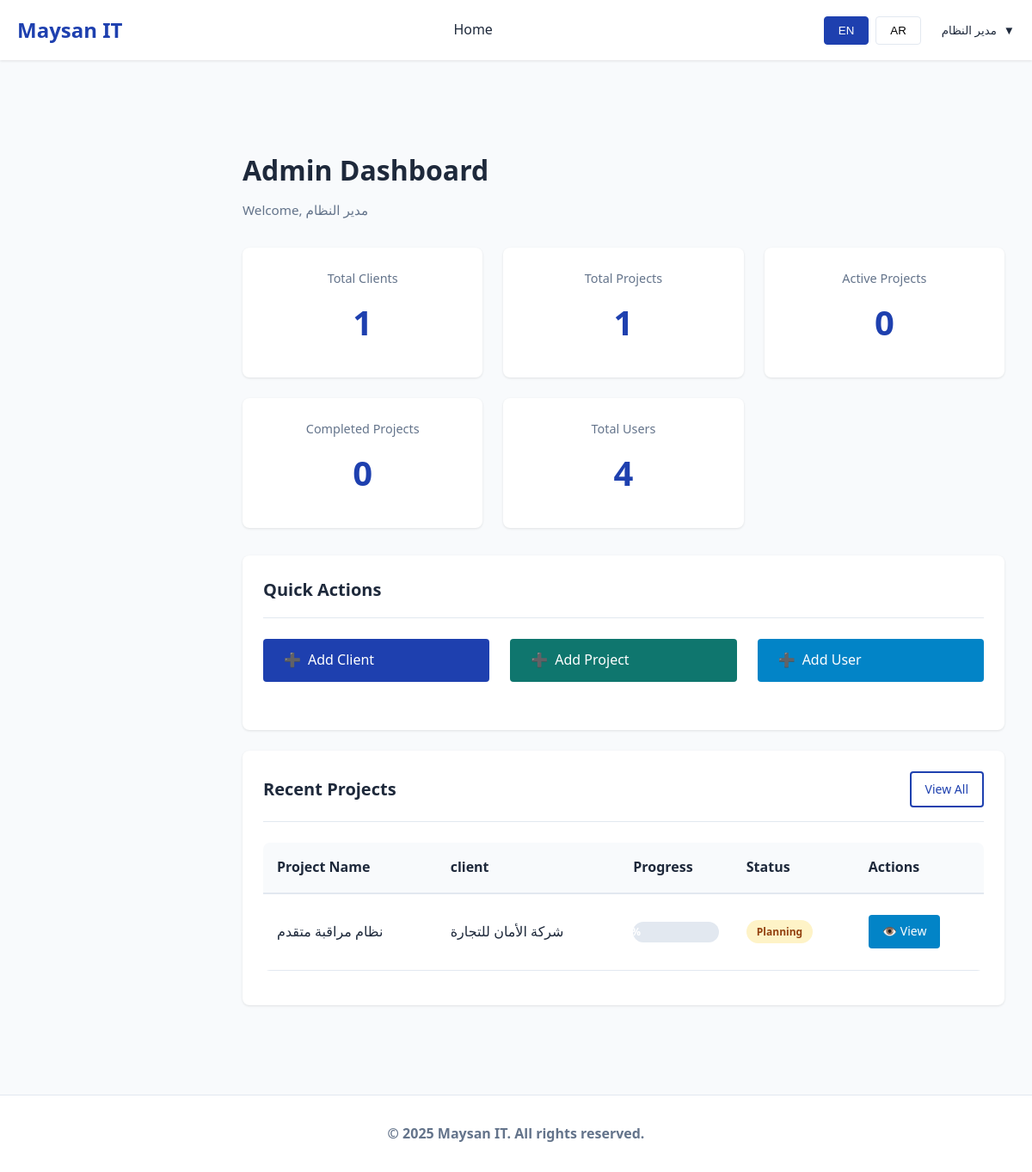
Screenshot of /pages/admin/dashboard.php (signed in) with the database file from the repository.
### tables this page shows
CREATE TABLE IF NOT EXISTS `users` (
    `id` INT PRIMARY KEY AUTO_INCREMENT,
    `username` VARCHAR(100) UNIQUE NOT NULL,
    `email` VARCHAR(100) UNIQUE NOT NULL,
    `password` VARCHAR(255) NOT NULL,
    `full_name` VARCHAR(150) NOT NULL,
    `phone` VARCHAR(20),
    `role` ENUM('admin', 'client', 'technician', 'sales') NOT NULL,
    `status` ENUM('active', 'inactive') DEFAULT 'active',
    `created_at` TIMESTAMP DEFAULT CURRENT_TIMESTAMP,
    `updated_at` TIMESTAMP DEFAULT CURRENT_TIMESTAMP ON UPDATE CURRENT_TIMESTAMP,
    INDEX `idx_role` (`role`),
    INDEX `idx_status` (`status`),
    INDEX `idx_username` (`username`)
);

CREATE TABLE IF NOT EXISTS `projects` (
    `id` INT PRIMARY KEY AUTO_INCREMENT,
    `client_id` INT NOT NULL,
    `project_name` VARCHAR(200) NOT NULL,
    `description` TEXT,
    `project_type` VARCHAR(100),
    `location` VARCHAR(200),
    `start_date` DATE,
    `end_date` DATE,
    `budget` DECIMAL(12, 2),
    `progress_percentage` INT DEFAULT 0,
    `status` ENUM('planning', 'in_progress', 'on_hold', 'completed', 'cancelled') DEFAULT 'planning',
    `assigned_technician_id` INT,
    `assigned_sales_id` INT,
    `created_at` TIMESTAMP DEFAULT CURRENT_TIMESTAMP,
    `updated_at` TIMESTAMP DEFAULT CURRENT_TIMESTAMP ON UPDATE CURRENT_TIMESTAMP,
    FOREIGN KEY (`client_id`) REFERENCES `clients`(`id`) ON DELETE CASCADE,
    FOREIGN KEY (`assigned_technician_id`) REFERENCES `users`(`id`) ON DELETE SET NULL,
    FOREIGN KEY (`assigned_sales_id`) REFERENCES `users`(`id`) ON DELETE SET NULL,
    INDEX `idx_client_id` (`client_id`),
    INDEX `idx_status` (`status`),
    INDEX `idx_progress` (`progress_percentage`),
    INDEX `idx_technician_id` (`assigned_technician_id`),
    INDEX `idx_sales_id` (`assigned_sales_id`)
);

CREATE TABLE IF NOT EXISTS `clients` (
    `id` INT PRIMARY KEY AUTO_INCREMENT,
    `user_id` INT NOT NULL,
    `company_name` VARCHAR(200) NOT NULL,
    `contact_person` VARCHAR(150),
    `phone` VARCHAR(20),
    `email` VARCHAR(100),
    `address` TEXT,
    `city` VARCHAR(100),
    `country` VARCHAR(100),
    `notes` TEXT,
    `status` ENUM('active', 'inactive') DEFAULT 'active',
    `created_at` TIMESTAMP DEFAULT CURRENT_TIMESTAMP,
    `updated_at` TIMESTAMP DEFAULT CURRENT_TIMESTAMP ON UPDATE CURRENT_TIMESTAMP,
    FOREIGN KEY (`user_id`) REFERENCES `users`(`id`) ON DELETE CASCADE,
    INDEX `idx_status` (`status`),
    INDEX `idx_user_id` (`user_id`),
    INDEX `idx_company_name` (`company_name`)
);

### includes/language.php (called while the page is built, shortened)
<?php
function t($key) {
    global $translations;
    $lang = $_SESSION['language'] ?? 'en';
    return $translations[$lang][$key] ?? $key;
}
function getCurrentLanguage() {
    return $_SESSION['language'] ?? 'en';
}
function getLanguageDirection() {
    return getCurrentLanguage() === 'ar' ? 'rtl' : 'ltr';
}
function getLanguageClass() {
    return getCurrentLanguage() === 'ar' ? 'ar' : 'en';
}
?>

### includes/auth.php (called while the page is built, shortened)
<?php
require_once __DIR__ . '/../config/database.php';
function isLoggedIn() {
    return isset($_SESSION['user_id']) && !empty($_SESSION['user_id']);
}
function getCurrentUser() {
    global $conn;
    $stmt = $conn->prepare("SELECT * FROM users WHERE id = ?");
    $stmt->bind_param("i", $_SESSION['user_id']);
    $stmt->execute();
    $result = $stmt->get_result();
    return $result->fetch_assoc() ?: null;
}
?>

### includes/functions.php (called while the page is built, shortened)
<?php
require_once __DIR__ . '/../config/database.php';
function getAllProjects() {
    global $conn;
    $sql = "SELECT p.*, c.company_name FROM projects p
            LEFT JOIN clients c ON p.client_id = c.id
            ORDER BY p.created_at DESC";
    $result = $conn->query($sql);
    return $result->fetch_all(MYSQLI_ASSOC);
}
function getDashboardStats() {
    global $conn;
    $stats = [];
    $result = $conn->query("SELECT COUNT(*) as count FROM clients WHERE status = 'active'");
    $stats['total_clients'] = $result->fetch_assoc()['count'];
    $result = $conn->query("SELECT COUNT(*) as count FROM projects");
    $stats['total_projects'] = $result->fetch_assoc()['count'];
    $result = $conn->query("SELECT COUNT(*) as count FROM projects WHERE status = 'in_progress'");
    $stats['active_projects'] = $result->fetch_assoc()['count'];
    $result = $conn->query("SELECT COUNT(*) as count FROM projects WHERE status = 'completed'");
    $stats['completed_projects'] = $result->fetch_assoc()['count'];
    $result = $conn->query("SELECT COUNT(*) as count FROM users WHERE status = 'active'");
    $stats['total_users'] = $result->fetch_assoc()['count'];
    $result = $conn->query("SELECT COUNT(*) as count FROM leads WHERE status != 'lost'");
    $stats['total_leads'] = $result->fetch_assoc()['count'];
    return $stats;
}
?>

### pages/admin/dashboard.php (the view, shortened to what this page needs)
<?php
require_once __DIR__ . '/../../config/database.php';
require_once __DIR__ . '/../../includes/auth.php';
require_once __DIR__ . '/../../includes/language.php';
require_once __DIR__ . '/../../includes/functions.php';
$stats = getDashboardStats();
include __DIR__ . '/../../includes/header.php';
?>
<div class="page-header">
    <h1 class="page-title"><?php echo t('admin_dashboard'); ?></h1>
    <p class="page-subtitle"><?php echo t('welcome'); ?>, <?php echo htmlspecialchars($current_user['full_name']); ?></p>
</div>
<div class="dashboard-grid">
    <div class="stat-card">
        <div class="stat-card-label"><?php echo t('total_clients'); ?></div>
        <div class="stat-card-value"><?php echo $stats['total_clients']; ?></div>
    </div>
    <div class="stat-card">
        <div class="stat-card-label"><?php echo t('total_projects'); ?></div>
        <div class="stat-card-value"><?php echo $stats['total_projects']; ?></div>
    </div>
    <div class="stat-card">
        <div class="stat-card-label"><?php echo t('active_projects'); ?></div>
        <div class="stat-card-value"><?php echo $stats['active_projects']; ?></div>
    </div>
    <div class="stat-card">
        <div class="stat-card-label"><?php echo t('completed_projects'); ?></div>
        <div class="stat-card-value"><?php echo $stats['completed_projects']; ?></div>
    </div>
    <div class="stat-card">
        <div class="stat-card-label"><?php echo t('total_users'); ?></div>
        <div class="stat-card-value"><?php echo $stats['total_users']; ?></div>
    </div>
</div>
<div class="card">
    <div class="card-header">
        <h2 class="card-title"><?php echo t('quick_actions'); ?></h2>
    </div>
    <div class="card-body">
        <div class="dashboard-grid">
            <a href="/maysan/pages/admin/clients.php" class="btn btn-primary">
                <span>➕</span> <?php echo t('add_client'); ?>
            </a>
            <a href="/maysan/pages/admin/projects.php" class="btn btn-secondary">
                <span>➕</span> <?php echo t('add_project'); ?>
            </a>
            <a href="/maysan/pages/admin/users.php" class="btn btn-info">
                <span>➕</span> <?php echo t('add_user'); ?>
            </a>
        </div>
    </div>
</div>
<div class="card">
    <div class="card-header">
        <h2 class="card-title"><?php echo t('recent_projects'); ?></h2>
        <a href="/maysan/pages/admin/projects.php" class="btn btn-outline btn-sm"><?php echo t('view_all'); ?></a>
    </div>
    <div class="card-body">
        <?php
        $projects = getAllProjects();
        if (count($projects) > 0):
            $projects = array_slice($projects, 0, 5);
        ?>
        <table class="table">
            <thead>
                <tr>
                    <th><?php echo t('project_name'); ?></th>
                    <th><?php echo t('client'); ?></th>
                    <th><?php echo t('progress'); ?></th>
                    <th><?php echo t('status'); ?></th>
                    <th><?php echo t('actions'); ?></th>
                </tr>
            </thead>
            <tbody>
                <?php foreach ($projects as $project): ?>
                <tr>
                    <td><?php echo htmlspecialchars($project['project_name']); ?></td>
                    <td><?php echo htmlspecialchars($project['company_name'] ?? 'N/A'); ?></td>
                    <td>
                        <div class="progress">
                            <div class="progress-bar" style="width: <?php echo $project['progress_percentage']; ?>%">
                                <?php echo $project['progress_percentage']; ?>%
                            </div>
                        </div>
                    </td>
                    <td>
                        <span class="badge badge-<?php echo $project['status'] === 'completed' ? 'success' : ($project['status'] === 'in_progress' ? 'info' : 'warning'); ?>">
                            <?php echo ucfirst($project['status']); ?>
                        </span>
                    </td>
                    <td>
                        <a href="/maysan/pages/technician/project-detail.php?id=<?php echo $project['id']; ?>" class="btn btn-info btn-sm">
                            👁️ <?php echo t('view'); ?>
                        </a>
                    </td>
                </tr>
                <?php endforeach; ?>
            </tbody>
        </table>
        <?php else: ?>
        <p style="text-align: center; color: var(--light-text);"><?php echo t('no_projects_found'); ?></p>
        <?php endif; ?>
    </div>
</div>
<?php include __DIR__ . '/../../includes/footer.php'; ?>

### includes/header.php (shortened to what this page needs)
<?php
require_once __DIR__ . '/auth.php';
require_once __DIR__ . '/language.php';
$current_user = getCurrentUser();
?>
<!DOCTYPE html>
<html lang="<?php echo getCurrentLanguage(); ?>" dir="<?php echo getLanguageDirection(); ?>" class="<?php echo getLanguageClass(); ?>">
<head>
    <link rel="stylesheet" href="../../assets/css/style.css">
</head>
<body>
    <nav class="navbar">
        <div class="container">
            <div class="navbar-content">
                <a href="/maysan" class="navbar-brand">
                    <span><?php echo t('company_name'); ?></span>
                </a>
                <ul class="navbar-menu">
                    <li><a href="/maysan"><?php echo t('home'); ?></a></li>
                </ul>
                <div class="navbar-right">
                    <div class="language-switcher">
                        <button class="<?php echo getCurrentLanguage() === 'en' ? 'active' : ''; ?>" onclick="switchLanguage('en')">EN</button>
                        <button class="<?php echo getCurrentLanguage() === 'ar' ? 'active' : ''; ?>" onclick="switchLanguage('ar')">AR</button>
                    </div>
                    <div class="user-menu">
                        <button class="user-menu-toggle" onclick="toggleUserMenu()">
                            <span><?php echo htmlspecialchars($current_user['full_name'] ?? 'User'); ?></span>
                            <span>▼</span>
                        </button>
                    </div>
                </div>
            </div>
        </div>
    </nav>
    <main class="main-content">

### rows the page displays
users: full_name "مدير النظام"
projects: project_name "نظام مراقبة متقدم", client.company_name "شركة الأمان للتجارة", status "Planning"

### other values shown
t('company_name') "Maysan IT"
t('home') "Home"
t('admin_dashboard') "Admin Dashboard"
t('welcome') "Welcome"
t('total_clients') "Total Clients"
$stats['total_clients'] "1"
t('total_projects') "Total Projects"
$stats['total_projects'] "1"
t('active_projects') "Active Projects"
$stats['active_projects'] "0"
t('completed_projects') "Completed Projects"
$stats['completed_projects'] "0"
t('total_users') "Total Users"
$stats['total_users'] "4"
t('quick_actions') "Quick Actions"
